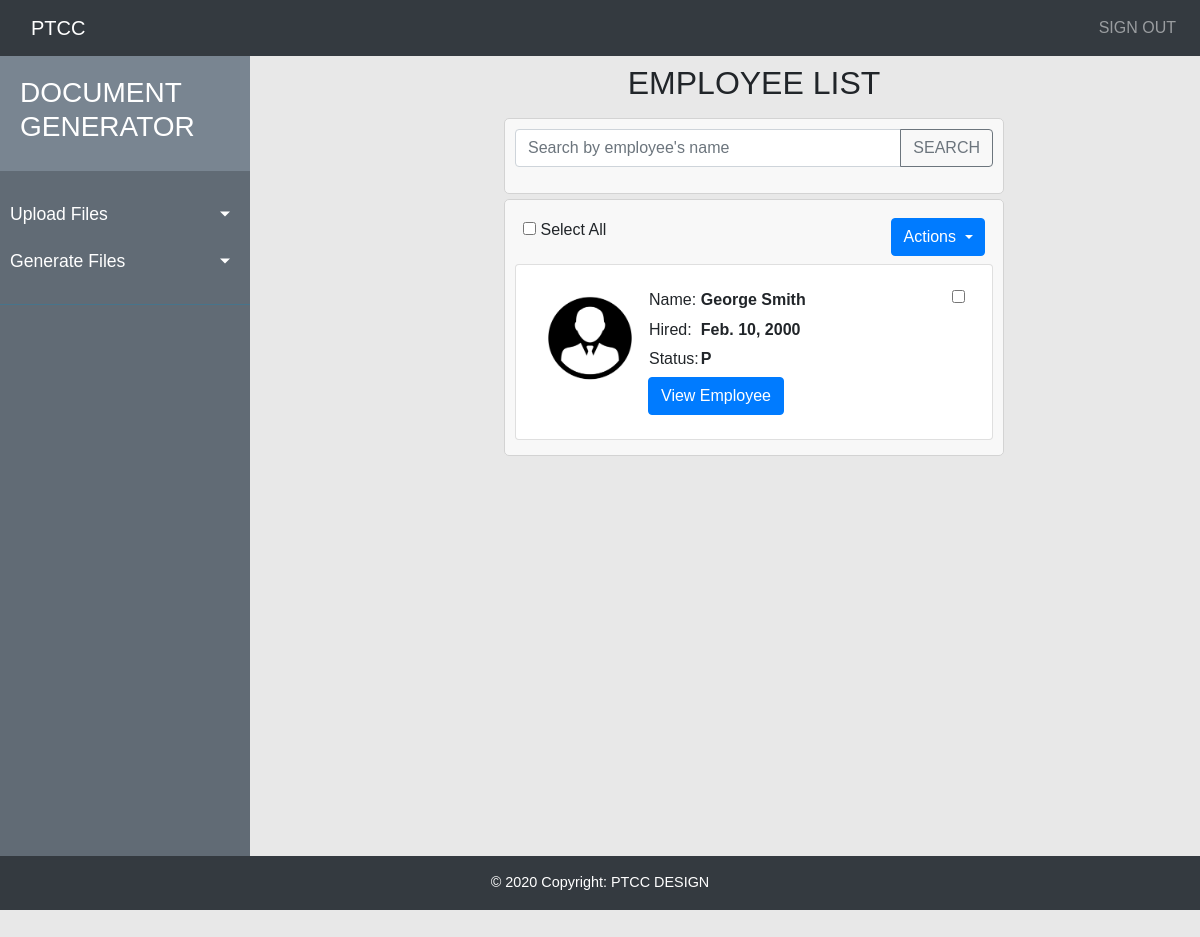
Before: /employee_profile/ (signed in) with the older database file.
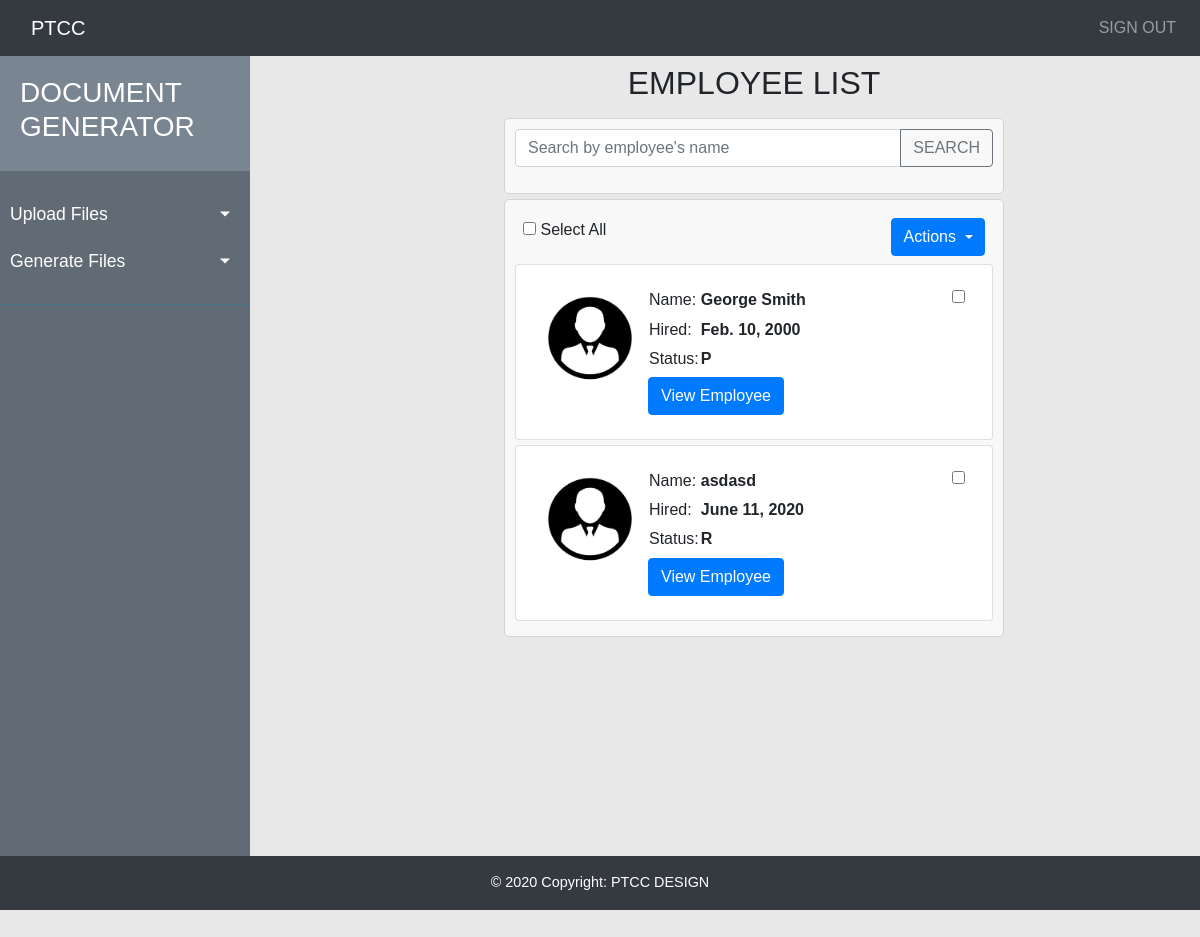
After: the same page with the newer database file.
### employee_profile/models.py (models this page shows, shortened)
class Employee(models.Model):
    REGULAR = 'R'
    REGULAR1 = 'R1'
    PROBATION = 'P'
    employee_status_choices = [
        (REGULAR, 'Regular Employee'),
        (REGULAR1, 'Regular1 Employee'),
        (PROBATION, 'Probationary Employee')
    ]
    employee_tin_id = models.IntegerField(default=0, unique=True)
    name = models.CharField(max_length=200)
    probation_date = models.DateField()
    hired_date = models.DateField()
    sl_start_date = models.DateField()
    regularization_date = models.DateField()
    employee_status = models.CharField(max_length=2,
                                       choices=employee_status_choices,
                                       default=PROBATION)
    prev_vl_bal = models.FloatField(default=0.0)
    prev_sl_bal = models.FloatField(default=0.0)

### employee_profile/views.py (the view)
# urls.py: path('', views.IndexView.as_view(), name='index'),
class IndexView(generic.ListView):
    template_name = 'employee_profile/index.html'
    context_object_name = 'latest_employee_list'
    def get_queryset(self):
        if not self.request.user.is_authenticated:
            return redirect('index')
        query = self.request.GET.get('search')
        if query:
            object_list = Employee.objects.filter(name__icontains=query)
        else:
            object_list = Employee.objects.order_by('name')
        return object_list
    def dispatch(self, request, *args, **kwargs):
        if not self.request.user.is_authenticated:
            return redirect('login')
        else:
            return super(IndexView, self).dispatch(request, *args, **kwargs)

### employee_profile/templates/employee_profile/index.html (shortened to what the changed rows need)
{% extends 'base.html' %}
{% load static %}
{% block content %}
    <body>
        <div class="center">
            <div class="d-flex justify-content-center">
                <div class="p-2"><h2>EMPLOYEE LIST</h2></div>
            </div>
            <div style="overflow:auto;height: 800px;">
                <div class="card_container">
                <div class="d-flex flex-column">
                    <div>
                        {% if latest_employee_list %}
                        {% for employee in latest_employee_list %}
                            <form>
                                <div class="card">
                                    <div class="card-body">
                                        <div class="d-flex flex-row">
                                            <div class="p-1">
                                                <div>
                                                    <img src="{% static 'employee_profile/images/profile_icon.jpg' %}" alt="Trulli" width="100" height="100">
                                                </div>
                                            </div>
                                            <div class="p-1">
                                                <div class="employee_details">
                                                    <table>
                                                        <tr>
                                                            <td><h6 class="employee_name">Name:</h6></td>
                                                            <td><h6 class="employee_name"><strong>{{employee.name}}</strong></h6></td>
                                                        </tr>
                                                        <tr>
                                                            <td><h6 >Hired:</h6></td>
                                                            <td><h6><strong>{{employee.hired_date}}</strong></h6></td>
                                                        </tr>
                                                        <tr>
                                                            <td><h6>Status:</h6></td>
                                                            <td><h6><strong>{{employee.employee_status}}</strong></h6></td>
                                                        </tr>
                                                    </table>
                                                    <a href="{% url 'employee_profile:employee_details' employee.id %}" class="btn btn-primary stretched link">View Employee</a>
                                                </div>
                                            </div>
                                            <div class="ml-auto">
                                                <div class="form-check">
                                                    <input type="checkbox" class="form-check-input"
                                                        data-id="{{employee.id}}"
                                                        data-empname="{{employee.name}}"
                                                        id="{{ employee.id }}">
                                                </div>
                                            </div>
                                        </div>
                                    </div>
                                </div>
                            </form>
                        {% endfor %}
                        {% else %}
                            <div class="d-flex justify-content-center">
                                <div>
                                    <p>There are no Employees added yet.</p>
                                </div>
                            </div>
                        {% endif %}
                        </div>
                    </div>
                </div>
            </div>
        </div>
    </body>
{% endblock content %}

Changed rows visible on the page:
added Employee: name "asdasd", hired_date "June 11, 2020", employee_status "R"
